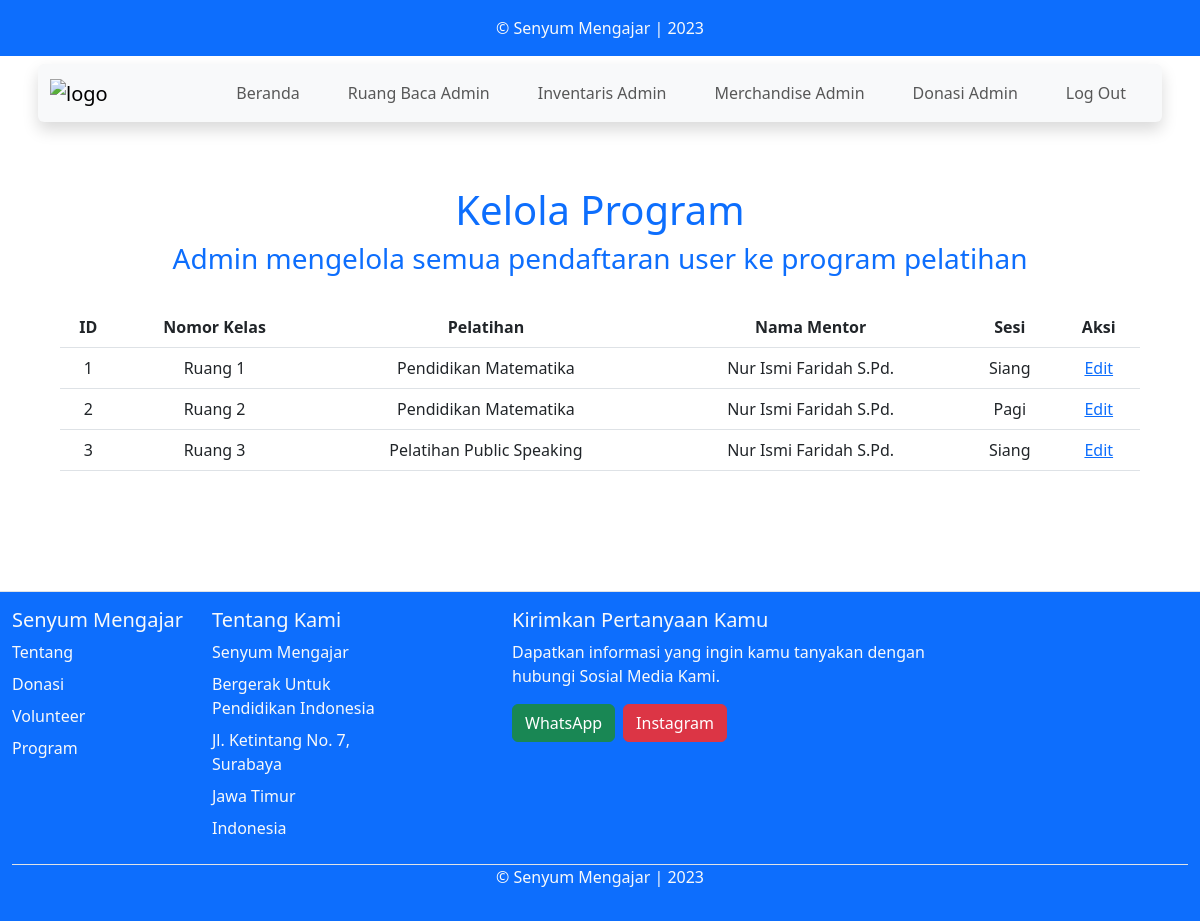
Page /kelpro.php (signed in) on the committed database.
### tables this page shows
CREATE TABLE `kelas` (
  `id_kelas` int(20) NOT NULL,
  `nomor_kelas` text NOT NULL,
  `pelatihan` text NOT NULL,
  `mentor` text NOT NULL,
  `sesi` varchar(255) NOT NULL
);

### kelpro.php (the view, shortened to what this page needs)
<!DOCTYPE html>
<html lang="en">
<head>
    <link href="https://cdn.jsdelivr.net/npm/bootstrap@5.3.0-alpha1/dist/css/bootstrap.min.css" rel="stylesheet" />
</head>
<body>
 <div class="container-fluid bg-primary pt-3 d-none d-lg-block">
        <div class="container">
            <div class="row">
                <div class=" text-center text-light">
                    <p>&copy; Senyum Mengajar | 2023</p>
                </div>
            </div>
        </div>
    </div>
    <div class="container-fluid position-relative nav-bar p-0">
        <div class="container-lg position-relative p-2 px-lg-2" style="z-index: 9;">
            <nav class="navbar navbar-expand-lg bg-light navbar-light shadow rounded">
                <div class="container-fluid">
                    <a class="navbar-brand" href="index.php">
          <img class="logo" src="Asset/img/logoisb.png" alt="logo" style="height: 80px" />
                    </a>
                    <div class="collapse navbar-collapse " id="navbarNav">
                        <ul class="navbar-nav ms-auto">
                            <li class="nav-item">
                                <a class="nav-link mx-3" href="berandaloginadmin.php">Beranda</a>
                            </li>
                            <li class="nav-item">
                                <a class="nav-link mx-3" href="admnperpus.php">Ruang Baca Admin</a>
                            </li>
                            <li class="nav-item">
                                <a class="nav-link mx-3" href="admninventaris.php">Inventaris Admin</a>
                            </li>
                            <li class="nav-item">
                                <a class="nav-link mx-3" href="admnmerchandise.php">Merchandise Admin</a>
                            </li>
                            <li class="nav-item">
                                <a class="nav-link mx-3" href="donasi.php">Donasi Admin</a>
                            </li>
                             <li class="nav-item">
                                <a class="nav-link mx-3" href="logout.php">Log Out</a>
                            </li>
                        </ul>
                    </div>
                </div>
            </nav>
        </div>
    </div>
    <div class="container-fluid p-5 my-2 bg-white text-center text-primary">
        <h1>Kelola Program</h1>
        <div class="container">
        <h3>Admin mengelola semua pendaftaran user ke program pelatihan</h3>
        <br>
        <?php
        $db = mysqli_connect('sibuhuan.iixcp.rumahweb.net', 'ptik2214_senyum', '@senyum123', 'ptik2214_senyum');
        function getUsers($db) {
            $sql = "SELECT * FROM kelas";
            $result = mysqli_query($db, $sql);
            return $result;
        }
        $kelas = getUsers($db);
        if (mysqli_num_rows($kelas) > 0) {
            echo '<table class="table">
                <tr>
                    <th>ID</th>
                    <th>Nomor Kelas</th>
                    <th>Pelatihan</th>
                    <th>Nama Mentor</th>
                    <th>Sesi</th>
                    <th>Aksi</th>
                </tr>';
            while ($row = mysqli_fetch_assoc($kelas)) {
                echo '<tr>
                   <td>' . $row['id_kelas'] . '</td>
                    <td>' . $row['nomor_kelas'] . '</td>
                    <td>' . $row['pelatihan'] . '</td>
                    <td>' . $row['mentor'] . '</td>
                    <td>' . $row['sesi'] . '</td>
                    <td>
                        <a href="editpro.php?id_kelas=' . $row['id_kelas'] . '">Edit</a>
                    </td>
                </tr>';
            }
            echo '</table>';
        } else {
            echo '<p>Tidak ada Data Tambahan Reservasi Ruang Baca.</p>';
        }
        ?>
        <br>
    </div>
    </div>
    <div class="container-fluid py-3 border-top bg-primary">
        <div class="row">
            <div class="col-6 col-md-2 mb-3 text-light">
                <h5>Senyum Mengajar</h5>
                <ul class="nav flex-column text-light">
                    <li class="nav-item mb-2 text-light"><a href="tentang.php" class="nav-link p-0  text-light">Tentang</a></li>
                    <li class="nav-item mb-2 text-light"><a href="donasi.php" class="nav-link p-0  text-light">Donasi</a></li>
                    <li class="nav-item mb-2 text-light"><a href="volunteer.php" class="nav-link p-0  text-light">Volunteer</a></li>
                    <li class="nav-item mb-2 text-light"><a href="program.php" class="nav-link p-0  text-light">Program</a></li>
                </ul>
            </div>
            <div class="col-6 col-md-2 mb-3 text-light">
                <h5>Tentang Kami</h5>
                <ul class="nav flex-column text-light">
                    <li class="nav-item mb-2"><a>Senyum Mengajar</a></li>
                    <li class="nav-item mb-2"><a>Bergerak Untuk Pendidikan Indonesia</a></li>
                    <li class="nav-item mb-2"><a>Jl. Ketintang No. 7, Surabaya</a></li>
                    <li class="nav-item mb-2"><a>Jawa Timur</a></li>
                    <li class="nav-item mb-2"><a>Indonesia</a></li>
                </ul>
            </div>
            <div class="col-md-5 offset-md-1 mb-3 text-light" style="text-align:right inherit;">
                <h5>Kirimkan Pertanyaan Kamu</h5>
                <p class="text-light">Dapatkan informasi yang ingin kamu tanyakan dengan hubungi Sosial Media Kami.</p>
                <div class="d-flex flex-column flex-sm-row w-100 gap-2">
                    <button class="btn btn-success" type="button">WhatsApp</button>
                    <button class="btn btn-danger" type="button">Instagram</button>
                </div>
            </div>
        </div>
        <div class=" text-center border-top text-light">
            <p>&copy; Senyum Mengajar | 2023</p>
        </div>
    </div>
</body>
</html>

### rows in the picture
kelas: id_kelas "1", nomor_kelas "Ruang 1", pelatihan "Pendidikan Matematika", mentor "Nur Ismi Faridah S.Pd.", sesi "Siang"
kelas: id_kelas "2", nomor_kelas "Ruang 2", pelatihan "Pendidikan Matematika", mentor "Nur Ismi Faridah S.Pd.", sesi "Pagi"
kelas: id_kelas "3", nomor_kelas "Ruang 3", pelatihan "Pelatihan Public Speaking", mentor "Nur Ismi Faridah S.Pd.", sesi "Siang"
